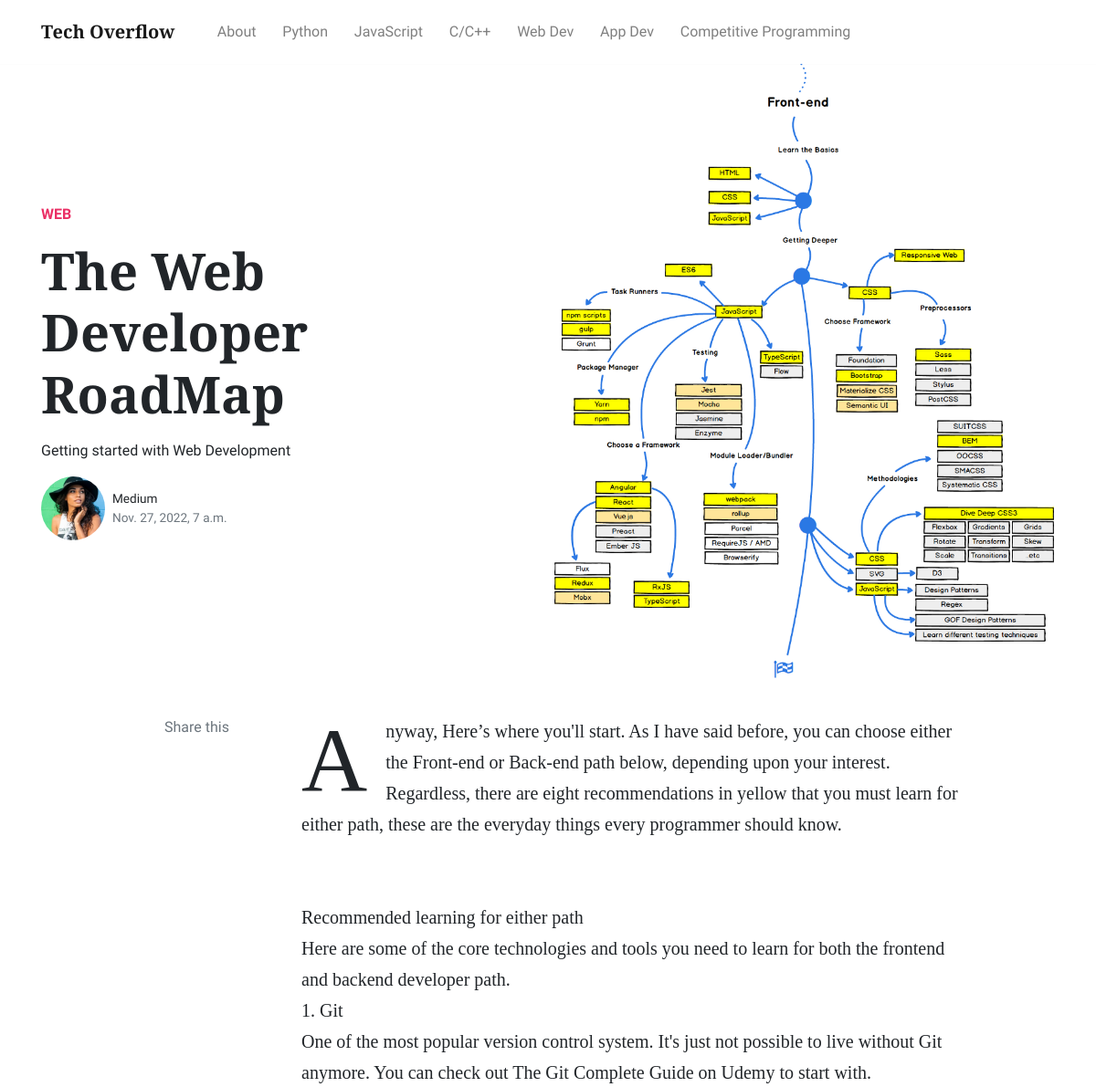
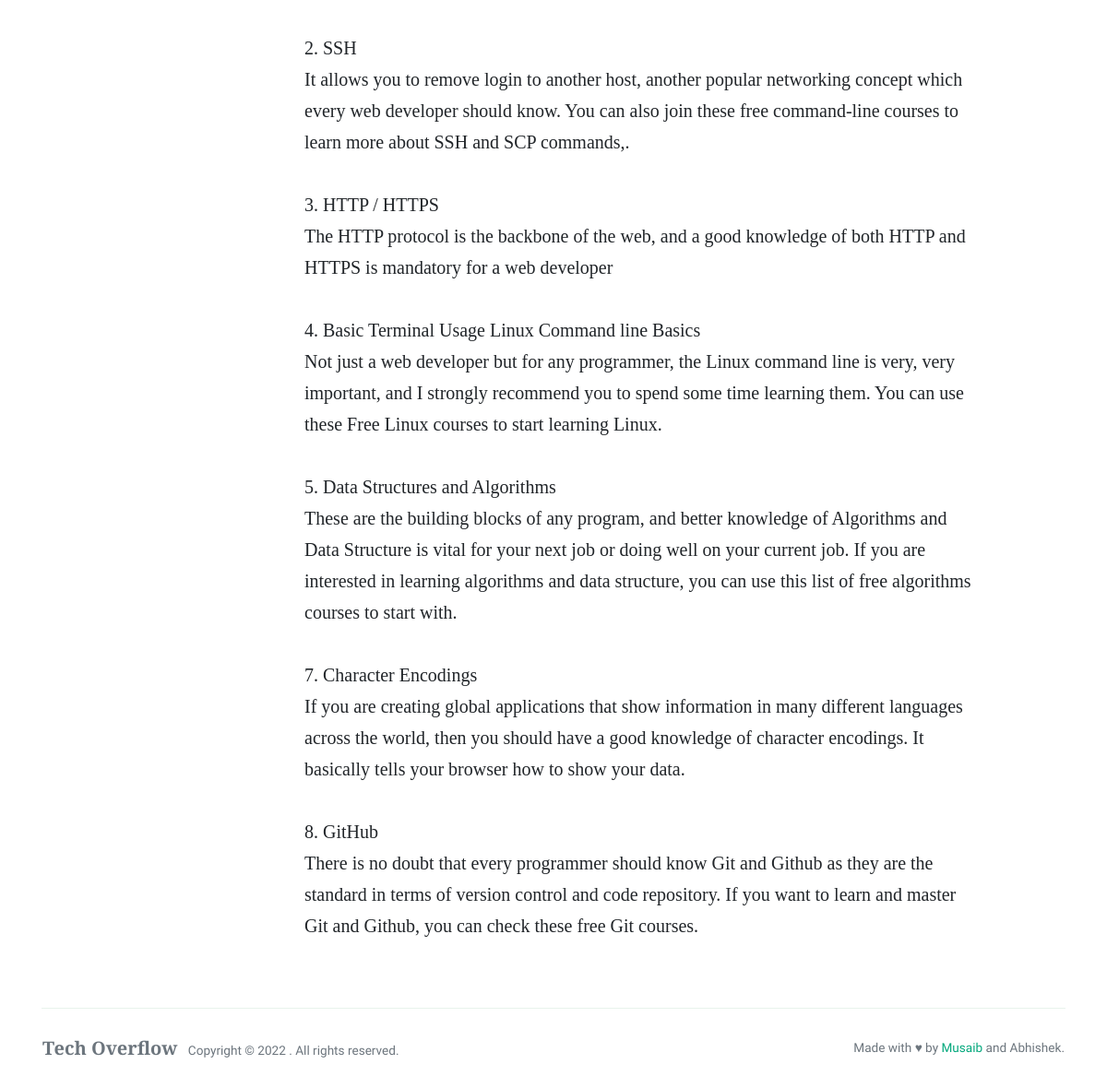
The page /post/5 on the database its author committed (2 pictures, top to bottom).
### home/models.py (models this page shows, shortened)
class Post(models.Model):
    title = models.CharField(max_length = 200)
    heading = models.CharField(max_length = 600)
    author = models.CharField(max_length = 500)
    time_stamp = models.DateTimeField(auto_now_add=True)
    category = models.CharField(choices = CATEGORY_CHOICES, default="general", max_length=150)
    description = models.TextField()
    img = models.ImageField(upload_to='media')

### home/views.py (the view)
# urls.py: path('post/<int:id>', views.post, name = "post")
def post(request, id):
    post = Post.objects.filter(id = id)[0]
    related_posts = Post.objects.filter(category = post.category and id!=post.id)
    context = {'post':post, 'related_posts':related_posts}
    return render(request, 'article.html', context)

### templates/article.html (shortened to what this page needs)
{% extends 'base.html' %}
{% block body %}
    <div class="container">
	<div class="jumbotron jumbotron-fluid mb-3 pl-0 pt-0 pb-0 bg-white position-relative">
		<div class="h-100 tofront">
			<div class="row justify-content-between">
				<div class="col-md-6 pt-6 pb-6 pr-6 align-self-center">
					<p class="text-uppercase font-weight-bold">
						<a class="text-danger" href="#">{{post.category}}</a>
					</p>
					<h1 class="display-4 secondfont mb-3 font-weight-bold">{{post.title}}</h1>
					<p class="mb-3">
						 {{post.heading}}
					</p>
					<div class="d-flex align-items-center">
						<img class="rounded-circle" src="/static/assets/img/demo/avatar2.jpg" width="70">
						<small class="ml-2">{{post.author}}<span class="text-muted d-block">{{post.time_stamp}}</span>
						</small>
					</div>
				</div>
				<div class="col-md-6 pr-0">
					<img src="/media/{{post.img}}">
				</div>
			</div>
		</div>
	</div>
</div>
<div class="container pt-4 pb-4">
	<div class="row justify-content-center">
		<div class="col-lg-2 pr-4 mb-4 col-md-12">
			<div class="sticky-top text-center">
				<div class="text-muted">
					Share this
				</div>
			</div>
		</div>
		<div class="col-md-12 col-lg-8">
			<article class="article-post">
			{{post.description|linebreaksbr}}
			</article>
		</div>
	</div>
</div>
{% endblock body %}

### rows shown on the page
Post: category "WEB", title "The Web Developer RoadMap", heading "Getting started with Web Development", author "Medium", time_stamp "Nov. 27, 2022, 7 a.m.", img (picture), description "Anyway, Here’s where you'll start. As I have said before, you can choose either the Front-end or Back-end path below, depending upon your interest. Regardless, there are eight recommendations in yellow that you must learn for either path, these are the everyday things every programmer should know. Recommended learning for either path Here are some of the core technologies and tools you need to learn for both the frontend and backend developer path. 1. Git One of the most popular version control system. It's just not possible to live without Git anymore. You can check out The Git Complete Guide on Udemy to start with. 2. SSH It allows you to remove login to another host, another popular…"
